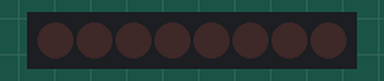
Bench run of a sketch on a simulated ESP32. On the bench: 8 shift-register outputs drawn as a row of LEDs (first output left, lit = HIGH). Wiring (inferred from the names in the program): shift register (74HC595): data GPIO 33; shift clock GPIO 25; latch GPIO 27. Wiring (inferred from the signals the program sends): row of LEDs: on Q0, Q1, Q2, Q3, Q4, Q5, Q6, Q7.

Above: at 0.5 s.
At 2.5 s:
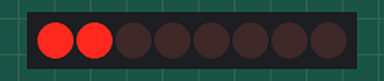
At 3.5 s:
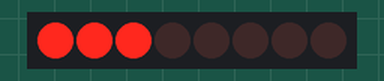
At 5.5 s:
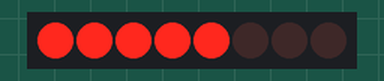
At 7.5 s:
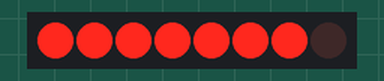
At 10.5 s:
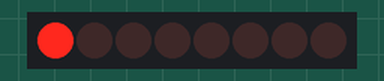
Timing chart, 0 to 11.7 s (numbered marks = the images above):
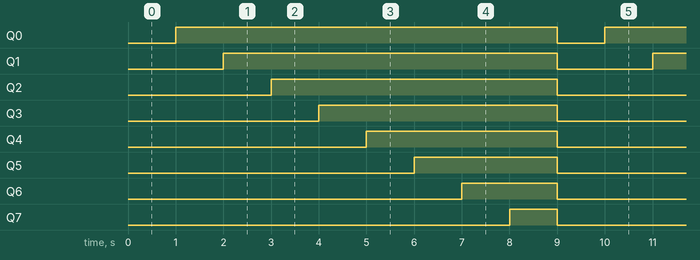

The sketch:

74hc596.ino
```cpp
const int STcp = 27;
const int SHcp = 25;
const int DS = 33;

int datArray[] = {B00000000, B00000001, B00000011, B00000111, B00001111, B00011111, B00111111, B01111111, B11111111};

void setup() {
  // put your setup code here, to run once:
  pinMode(STcp, OUTPUT);
  pinMode(SHcp, OUTPUT);
  pinMode(DS, OUTPUT);
}

void loop()
{
  for(int num = 0; num < sizeof(datArray) / sizeof(datArray[0]); num++)
  {
    digitalWrite(STcp,LOW); //ground ST_CP and hold low for as long as you are transmitting
    shiftOut(DS,SHcp,MSBFIRST,datArray[num]);
    digitalWrite(STcp,HIGH); //pull the ST_CPST_CP to save the data
    delay(1000);
  }
}
```

Measured:
- by itself, Q0: alternates HIGH for 8.0 s and LOW for 1.0 s
- by itself, Q1: alternates HIGH for 7.0 s and LOW for 2.0 s
- by itself, Q2: alternates HIGH for 6.0 s and LOW for 3.0 s
- by itself, Q3: alternates HIGH for 5.0 s and LOW for 4.0 s
- by itself, Q4: alternates HIGH for 4.0 s and LOW for 5.0 s
- by itself, Q5: alternates HIGH for 3.0 s and LOW for 6.0 s
- by itself, Q6: alternates HIGH for 2.0 s and LOW for 7.0 s
- by itself, Q7: alternates HIGH for 1.0 s and LOW for 8.0 s
